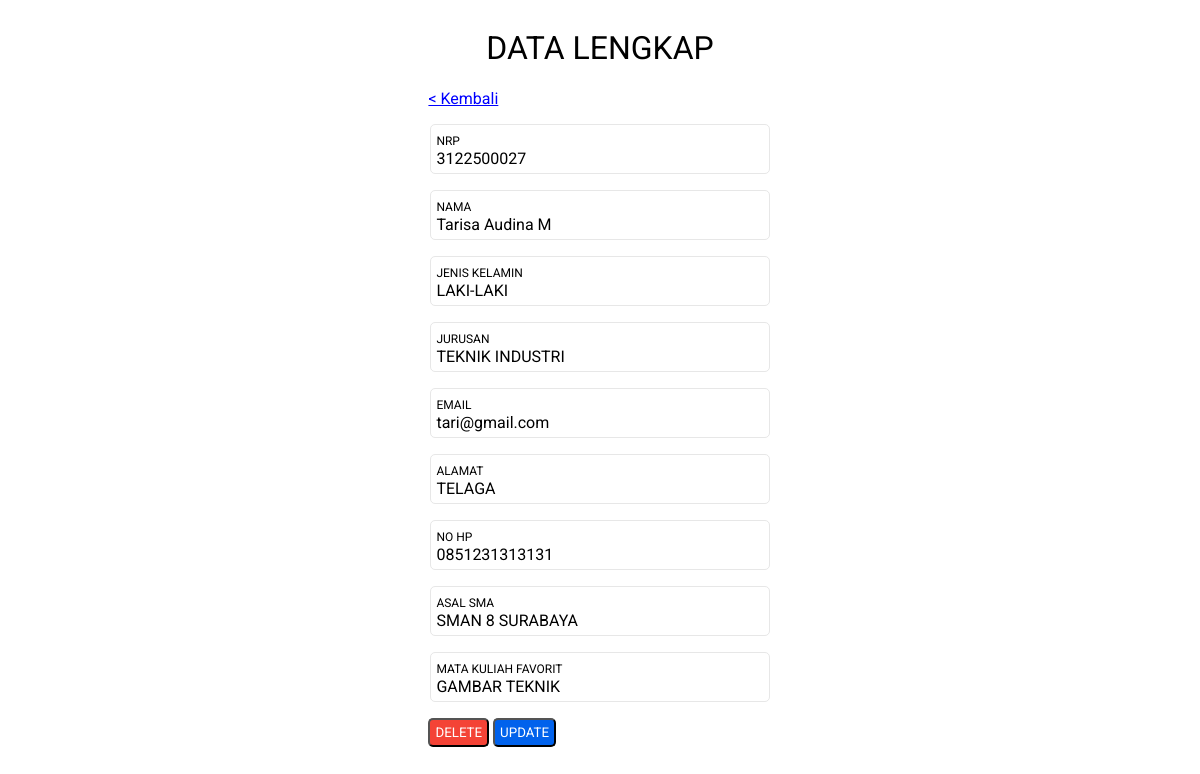
The app's page /tampil.php?id=31 with its own data.
### tables this page shows
CREATE TABLE `tb_mahasiswa` (
  `ID` int(11) NOT NULL,
  `NRP` varchar(20) NOT NULL,
  `NAMA` varchar(30) NOT NULL,
  `GENDER` tinyint(1) NOT NULL,
  `JURUSAN` varchar(30) NOT NULL,
  `EMAIL` varchar(50) NOT NULL,
  `ALAMAT` text NOT NULL,
  `HP` varchar(15) NOT NULL,
  `SMA` varchar(30) NOT NULL,
  `F_MATKUL` varchar(30) NOT NULL
);

### tampil.php (the view, shortened to what this page needs)
<?php
include 'db.php';
$d = mysqli_query($conn,"SELECT * FROM `tb_mahasiswa` WHERE ID = '".$_GET['id']."'");
if(mysqli_num_rows($d)){
    $data = mysqli_fetch_array($d);
    ?>
<!DOCTYPE html>
<html lang="en">
    <head>
</head>
<body>
    <div class="main">
    <div class="" style="width: 30%;">
        <h1 style="text-align:center">DATA LENGKAP</h1>
        <a style="color: blue;"href="index.php">< Kembali</a><br>
        <legend>
            <p><b>NRP</b><br><?=$data[1]; ?></p>
            <p><b>NAMA</b><br><?=$data[2]; ?></p>
            <p><b>JENIS KELAMIN</b><br><?php if($data[3])echo "LAKI-LAKI";else echo "PEREMPUAN"; ?></p>
            <p><b>JURUSAN</b><br><?=$data[4]; ?></p>
            <p><b>EMAIL</b><br><?=$data[5]; ?></p>
            <p><b>ALAMAT</b><br><?=$data[6]; ?></p>
            <p><b>NO HP</b><br><?=$data[7]; ?></p>
            <p><b>ASAL SMA</b><br><?=$data[8]; ?></p>
            <p><b>MATA KULIAH FAVORIT</b><br><?=$data[9]; ?></p>
        </legend>
    <button onclick="confirmHapus('proses-hapus.php?id=<?php echo $data[0]?>')" style="background-color: #f44336; color: white; border-radius: 5px; padding: 5px;">DELETE</button>
    <button onclick="update()" style="background-color: #0162EC; color: white; border-radius: 5px; padding: 5px;">UPDATE</button>
    <?php
}else echo '<script>window.location="index.php"</script>';
?>
    </div>
    </div>
</body>
</html>

### tampil.php (style rules this page uses)
* { background-color: var(--bgBlack); color: var(--hitam); font-family: 'Roboto', sans-serif; font-weight: 400; }
.main { display: flex; justify-content: center; align-items:center; margin: 0px 20px; }
.main p { border: 1px solid #E7E7E7; border-radius: 5px; padding: 5px; }
.main p b { font-size: 12px; }

### records on screen
tb_mahasiswa: NRP "3122500027", NAMA "Tarisa Audina M", JURUSAN "TEKNIK INDUSTRI", EMAIL "tari@gmail.com", ALAMAT "TELAGA", HP "0851231313131", SMA "SMAN 8 SURABAYA", F_MATKUL "GAMBAR TEKNIK"
